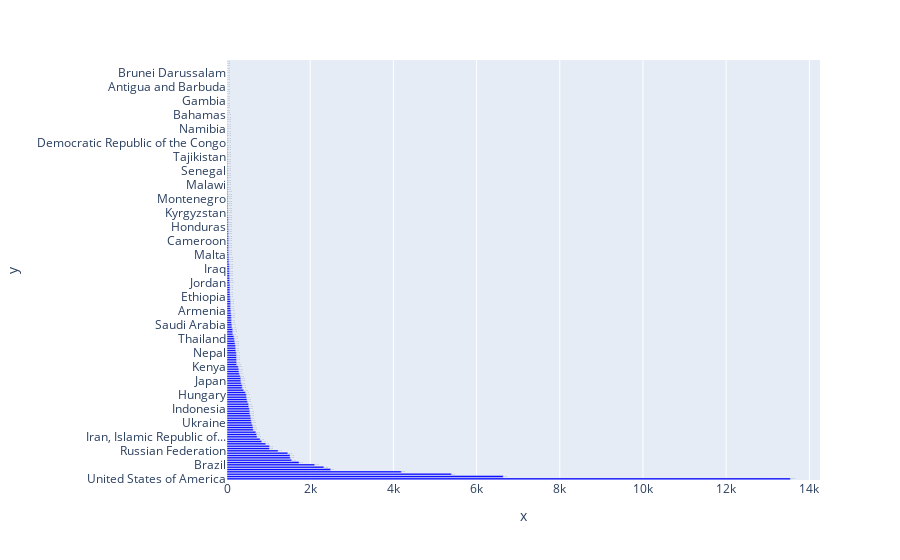

Notebook source saved alongside this figure:
### Code cell
plot_df(df,'Country','blue')

### Figure 1 — Plotly figure (JSON) as saved in the notebook; plotly's stock layout.template omitted (floating-point values rounded to 4 significant figures; data arrays with more than 128 entries replaced by an {"elided": "..."} marker saying what was removed)
{"data": [{"alignmentgroup": "True", "hovertemplate": "x=%{x}<br>y=%{y}<br>text=%{text}<extra></extra>", "legendgroup": "", "marker": {"color": "blue", "pattern": {"shape": ""}}, "name": "", "offsetgroup": "", "orientation": "h", "showlegend": false, "text": {"elided": "180 str values"}, "textposition": "outside", "type": "bar", "x": {"elided": "180 int values"}, "xaxis": "x", "y": {"elided": "180 str values"}, "yaxis": "y"}], "layout": {"barmode": "relative", "legend": {"tracegroupgap": 0}, "margin": {"t": 60}, "xaxis": {"anchor": "y", "domain": [0, 1], "title": {"text": "x"}}, "yaxis": {"anchor": "x", "domain": [0, 1], "title": {"text": "y"}}}}
